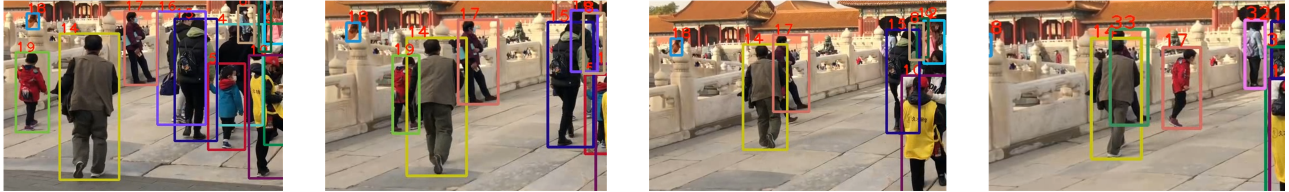
#> input picture assets/occlusion_failure.png, 2577 x 383 px (shown at 1/2 size)
$ python -i gmc.py   (imports and definitions only)
#> lines starting #> are read from the running program, lines starting #| are printed output that depends on the picture
#> further down, picture is the input picture: shape (383, 2577, 3); mean B, G, R 121.9, 138.4, 157.8
#!/usr/bin/env python3
# -*- coding:utf-8 -*-
"""
轻量级相机运动补偿（Global Motion Compensation, GMC）。

当视频存在抖动或机位移动时，单纯依赖上一帧轨迹位置做预测会偏移。
这里用稀疏光流估计整幅图像的仿射变换，再把这份全局运动补偿到每条轨迹上。
"""

import cv2
import numpy as np


class SparseOptFlowGMC:
    """
    稀疏光流相机运动补偿器。

    输入连续两帧图像，估计背景整体运动。
    输出 2x3 仿射矩阵，用于把上一帧轨迹预测位置补偿到当前帧坐标系。

    这个模块解决的是“相机在动”带来的整体位移问题，
    不是解决行人本身的外观重识别问题。
    """

    def __init__(self, downscale=2, max_corners=1000, quality_level=0.01, min_distance=8, min_points=6):
        # 这几个参数都围绕“从上一帧选角点 -> LK 光流跟踪 -> 估计全局仿射”展开。
        self.downscale = max(int(downscale), 1)
        self.max_corners = max_corners
        self.quality_level = quality_level
        self.min_distance = min_distance
        self.min_points = min_points
        self.prev_gray = None

    @staticmethod
    def _identity():
        return np.array([[1.0, 0.0, 0.0], [0.0, 1.0, 0.0]], dtype=np.float32)

    def reset(self):
        self.prev_gray = None

    def _prepare_gray(self, image):
        # GMC 只需要亮度信息，先转灰度；必要时再下采样提速。
        gray = cv2.cvtColor(image, cv2.COLOR_BGR2GRAY)
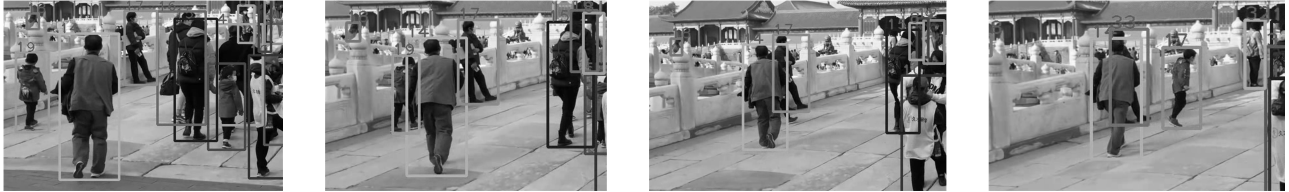
#> gray: shape (383, 2577) (shown at 1/2 size); min 0, max 255, mean 142.3
        if self.downscale > 1:
            width = max(gray.shape[1] // self.downscale, 1)
#> width = 1288
            height = max(gray.shape[0] // self.downscale, 1)
#> height = 191
            gray = cv2.resize(gray, (width, height), interpolation=cv2.INTER_AREA)
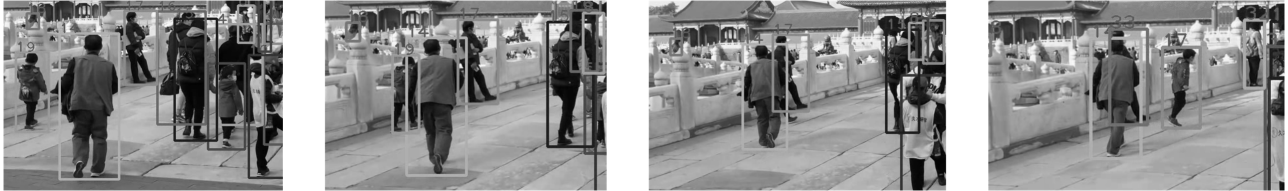
#> gray: shape (191, 1288); min 1, max 255, mean 142.3
        return gray

    def estimate(self, image):
        """
        估计当前帧相对于上一帧的全局仿射变换。

        算法步骤：
        1. 当前帧转灰度，并按 downscale 下采样。
        2. 在上一帧灰度图上提取角点。
        3. 用 LK 光流追踪这些角点到当前帧。
        4. 用 RANSAC 估计仿射变换，过滤不可靠点。
        5. 如果估计失败，返回单位变换，保证 tracker 不崩。
        """
        if image is None:
            return self._identity()

        curr_gray = self._prepare_gray(image)
        if self.prev_gray is None:
            self.prev_gray = curr_gray
            return self._identity()

        # 先在上一帧上找可跟踪角点，再通过 LK 光流找到当前帧对应位置。
        prev_pts = cv2.goodFeaturesToTrack(
            self.prev_gray,
            maxCorners=self.max_corners,
            qualityLevel=self.quality_level,
            minDistance=self.min_distance,
            blockSize=3,
        )
        if prev_pts is None or len(prev_pts) < self.min_points:
            self.prev_gray = curr_gray
            return self._identity()

        curr_pts, status, _ = cv2.calcOpticalFlowPyrLK(self.prev_gray, curr_gray, prev_pts, None)
        if curr_pts is None or status is None:
            self.prev_gray = curr_gray
            return self._identity()

        status = status.reshape(-1).astype(bool)
        prev_pts = prev_pts.reshape(-1, 2)[status]
        curr_pts = curr_pts.reshape(-1, 2)[status]
        if len(prev_pts) < self.min_points or len(curr_pts) < self.min_points:
            self.prev_gray = curr_gray
            return self._identity()

        # 用 RANSAC 拟合“上一帧 -> 当前帧”的全局仿射变换。
        warp, _ = cv2.estimateAffinePartial2D(
            prev_pts,
            curr_pts,
            method=cv2.RANSAC,
            ransacReprojThreshold=3.0,
            maxIters=2000,
            confidence=0.99,
            refineIters=10,
        )
        self.prev_gray = curr_gray
        if warp is None:
            return self._identity()

        warp = warp.astype(np.float32)
        # 如果前面做过下采样，这里要把平移量映射回原图尺度。
        if self.downscale > 1:
            warp[:, 2] *= float(self.downscale)
        return warp

>>> import cv2
>>> picture = cv2.imread('../../assets/occlusion_failure.png')
>>> result = SparseOptFlowGMC().estimate(picture)
#> result = [[1, 0, 0], [0, 1, 0]]

$ run again, on assets/occlusion_success.png
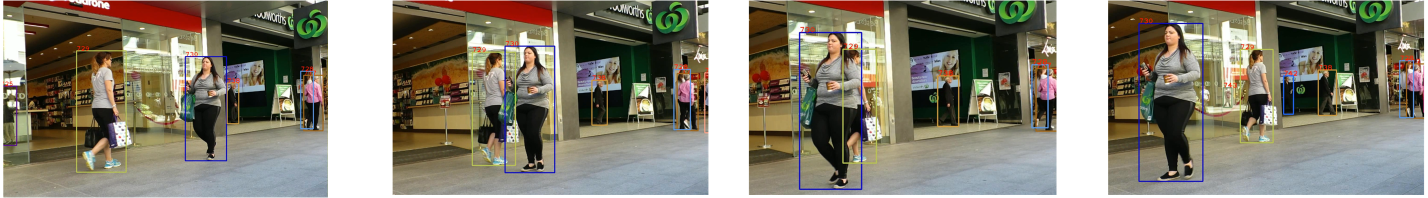
#> input picture assets/occlusion_success.png, 2855 x 396 px (shown at 1/2 size)
#> picture is the input picture: shape (396, 2855, 3); mean B, G, R 112.5, 127.7, 133.2
#> in _prepare_gray, `gray = cv2.cvtColor(image, cv2.COLOR_BGR2GRAY)`:
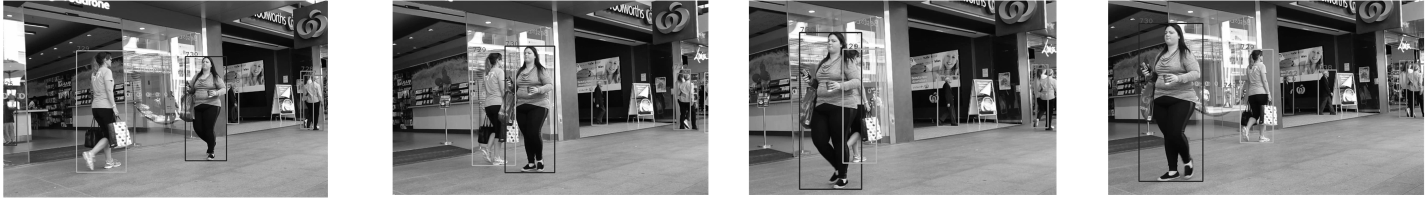
#> gray: shape (396, 2855) (shown at 1/2 size); min 0, max 255, mean 127.6
#> in _prepare_gray, `gray = cv2.resize(gray, (width, height), interpolation=cv2.INTER_AREA)`:
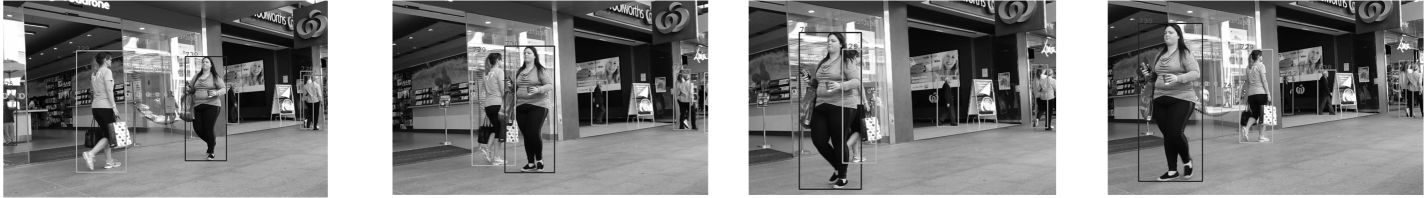
#> gray: shape (198, 1427); min 3, max 255, mean 127.6
#> result = [[1, 0, 0], [0, 1, 0]]
